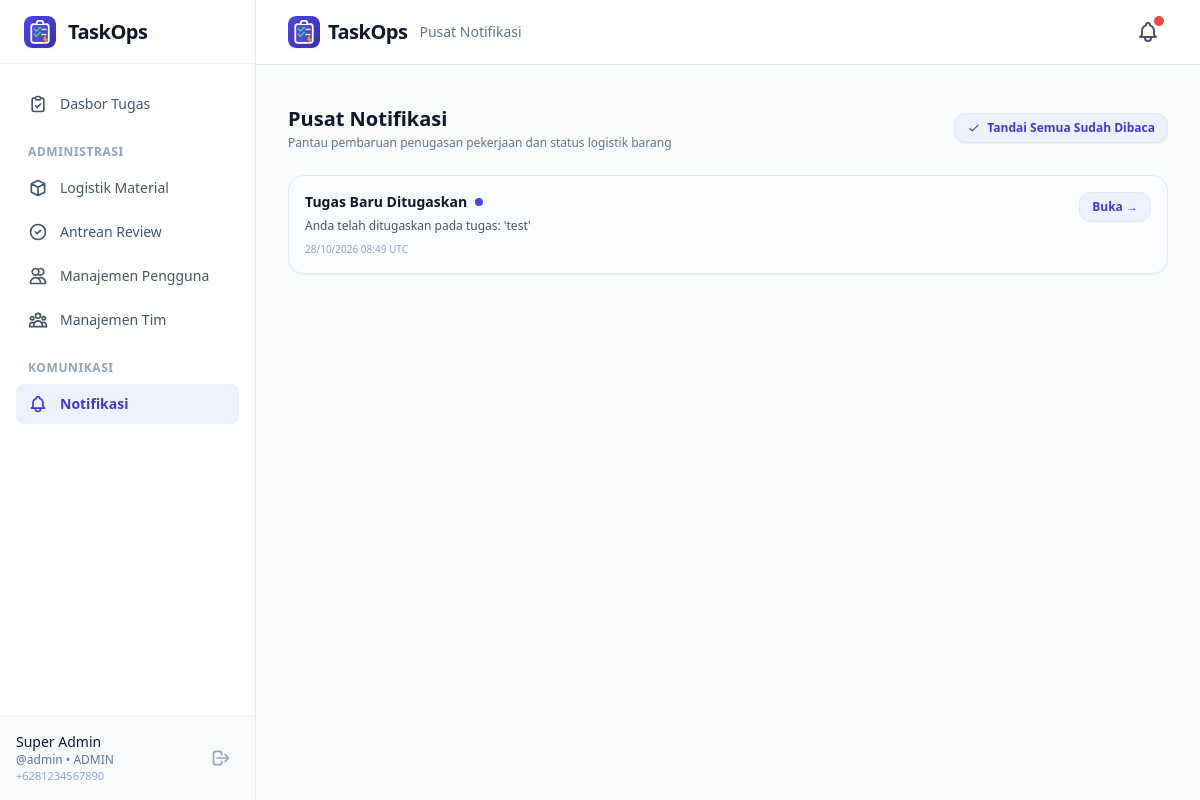
Screenshot of /notifications/ (signed in) with the database file from the repository.
### app/models/user.py (models this page shows, shortened)
class User(UserMixin, db.Model):
    __tablename__ = 'users'
    id = db.Column(db.Integer, primary_key=True)
    username = db.Column(db.String(80), unique=True, nullable=False, index=True)
    name = db.Column(db.String(120), nullable=False)
    email = db.Column(db.String(120), unique=True, nullable=True, index=True)
    phone_number = db.Column(db.String(30), unique=True, nullable=True, index=True)
    password_hash = db.Column(db.String(255), nullable=False)
    role = db.Column(db.Enum(RoleEnum), default=RoleEnum.STAFF, nullable=False)
    is_active = db.Column(db.Boolean, default=True, nullable=False)
    teams = db.relationship('Team', secondary=user_teams, back_populates='members')
    created_tasks = db.relationship('Task', foreign_keys='Task.created_by_id', backref='creator', lazy='dynamic')
    assigned_tasks = db.relationship('Task', foreign_keys='Task.assigned_user_id', backref='assigned_user', lazy='dynamic')
    item_requests = db.relationship('ItemRequest', foreign_keys='ItemRequest.requested_by_id', backref='requester', lazy='dynamic')
    notifications = db.relationship('Notification', backref='user', lazy='dynamic', cascade='all, delete-orphan')
    push_subscriptions = db.relationship('PushSubscription', backref='user', lazy='dynamic', cascade='all, delete-orphan')
    @property
    def is_admin(self):
        return self.role == RoleEnum.ADMIN

### app/models/notification.py (models this page shows)
class Notification(db.Model):
    __tablename__ = 'notifications'
    id = db.Column(db.Integer, primary_key=True)
    user_id = db.Column(db.Integer, db.ForeignKey('users.id'), nullable=False)
    title = db.Column(db.String(200), nullable=False)
    message = db.Column(db.Text, nullable=False)
    target_url = db.Column(db.String(255), nullable=True)
    is_read = db.Column(db.Boolean, default=False, nullable=False)
    created_at = db.Column(db.DateTime, default=lambda: datetime.now(timezone.utc), nullable=False)

### app/blueprints/notifications/routes.py (the view)
@notifications_bp.route('/', methods=['GET'])
@login_required
def index():
    page = request.args.get('page', 1, type=int)
    per_page = 15
    pagination = Notification.query.filter_by(user_id=current_user.id)\
        .order_by(Notification.created_at.desc(), Notification.id.desc())\
        .paginate(page=page, per_page=per_page, error_out=False)
    unread_count = Notification.query.filter_by(user_id=current_user.id, is_read=False).count()
    return render_template(
        'notifications/index.html',
        notifications=pagination.items,
        pagination=pagination,
        unread_count=unread_count
    )

### app/templates/notifications/index.html (shortened to what this page needs)
{% extends "base.html" %}
{% block header_title %}Pusat Notifikasi{% endblock %}
{% block content %}
<div class="max-w-4xl mx-auto space-y-4">
  <div class="flex flex-col sm:flex-row sm:items-center sm:justify-between gap-3 pb-2">
    <div>
      <h1 class="text-xl font-bold text-slate-900">Pusat Notifikasi</h1>
      <p class="text-xs text-slate-500 mt-0.5">Pantau pembaruan penugasan pekerjaan dan status logistik barang</p>
    </div>
    {% if unread_count > 0 %}
    <form action="{{ url_for('notifications.mark_all_read') }}"
          hx-post="{{ url_for('notifications.mark_all_read') }}"
          hx-target="#main-content" hx-select="#main-content" hx-swap="innerHTML" method="POST">
      <button type="submit" class="inline-flex items-center px-3 py-1.5 text-xs font-semibold text-brand-700 bg-brand-50 hover:bg-brand-100 rounded-xl transition-colors border border-brand-200 shadow-sm">
        <svg class="w-3.5 h-3.5 mr-1.5" fill="none" stroke="currentColor" viewBox="0 0 24 24">
          <path stroke-linecap="round" stroke-linejoin="round" stroke-width="2" d="M5 13l4 4L19 7"></path>
        </svg>
        Tandai Semua Sudah Dibaca
      </button>
    </form>
    {% endif %}
  </div>
  <div class="bg-white rounded-2xl border border-slate-200 shadow-sm overflow-hidden">
    {% if notifications %}
    <div class="divide-y divide-slate-100">
      {% for n in notifications %}
      <div class="p-4 flex items-start justify-between gap-4 {% if not n.is_read %}bg-brand-50/30{% endif %} hover:bg-slate-50/70 transition-colors">
        <div class="space-y-1">
          <div class="flex items-center gap-2">
            <span class="text-sm font-semibold {% if not n.is_read %}text-slate-900 font-bold{% else %}text-slate-700{% endif %}">
              {{ n.title }}
            </span>
            {% if not n.is_read %}
            <span class="w-2 h-2 rounded-full bg-brand-600 shrink-0" title="Belum dibaca"></span>
            {% endif %}
          </div>
          <p class="text-xs text-slate-600 leading-relaxed">{{ n.message }}</p>
          <span class="text-[10px] text-slate-400 block pt-0.5">{{ n.created_at.strftime('%d/%m/%Y %H:%M') }} UTC</span>
        </div>
        {% if n.target_url %}
        <form action="{{ url_for('notifications.mark_read', notification_id=n.id) }}"
              hx-post="{{ url_for('notifications.mark_read', notification_id=n.id) }}"
              hx-target="#main-content" hx-select="#main-content" hx-swap="innerHTML" hx-push-url="true" method="POST">
          <button type="submit"
            class="inline-flex items-center px-3 py-1.5 text-xs font-semibold text-brand-700 bg-brand-50 hover:bg-brand-100 border border-brand-200 rounded-xl transition-colors shrink-0">
            Buka &rarr;
          </button>
        </form>
        {% endif %}
      </div>
      {% endfor %}
    </div>
    {% endif %}
  </div>
</div>
{% endblock %}

### app/templates/base.html (shortened to what this page needs)
<!DOCTYPE html>
<html lang="id" class="h-full bg-slate-50">
<head>
  <script src="https://cdn.tailwindcss.com"></script>
</head>
<body class="h-full flex flex-col font-sans antialiased text-slate-800">
  {% if current_user.is_authenticated %}
  <aside class="hidden md:fixed md:inset-y-0 md:flex md:w-64 md:flex-col bg-white border-r border-slate-200 z-30">
    <div class="flex items-center h-16 px-6 border-b border-slate-100 gap-3">
      <a href="{{ url_for('tasks.index') }}" hx-get="{{ url_for('tasks.index') }}" hx-target="#main-content" hx-select="#main-content" hx-swap="innerHTML show:top" hx-push-url="true" class="flex items-center gap-3">
        <img src="{{ url_for('static', filename='icons/icon.svg') }}" alt="TaskOps Logo" class="w-8 h-8 rounded-lg shadow-sm">
        <span class="text-xl font-bold tracking-tight text-slate-900">TaskOps</span>
      </a>
    </div>
    <div class="flex-1 flex flex-col overflow-y-auto px-4 py-5 space-y-1">
      <a href="{{ url_for('tasks.index') }}" hx-get="{{ url_for('tasks.index') }}" hx-target="#main-content" hx-select="#main-content" hx-swap="innerHTML show:top" hx-push-url="true" data-nav-link
        class="desktop-nav-link flex items-center px-3 py-2.5 text-sm font-medium rounded-lg transition-colors {% if request.blueprint == 'tasks' %}bg-brand-50 text-brand-700 font-semibold{% else %}text-slate-600 hover:bg-slate-50 hover:text-slate-900{% endif %}">
        <svg class="w-5 h-5 mr-3" fill="none" stroke="currentColor" viewBox="0 0 24 24">
          <path stroke-linecap="round" stroke-linejoin="round" stroke-width="2" d="M9 5H7a2 2 0 00-2 2v12a2 2 0 002 2h10a2 2 0 002-2V7a2 2 0 00-2-2h-2M9 5a2 2 0 002 2h2a2 2 0 002-2M9 5a2 2 0 012-2h2a2 2 0 012 2m-6 9l2 2 4-4"></path>
        </svg>
        Dasbor Tugas
      </a>
      {% if current_user.is_admin %}
      <div class="pt-4 pb-1">
        <p class="px-3 text-xs font-semibold uppercase tracking-wider text-slate-400">Administrasi</p>
      </div>
      <a href="{{ url_for('admin.logistics') }}" hx-get="{{ url_for('admin.logistics') }}" hx-target="#main-content" hx-select="#main-content" hx-swap="innerHTML show:top" hx-push-url="true" data-nav-link
        class="desktop-nav-link flex items-center px-3 py-2.5 text-sm font-medium rounded-lg transition-colors {% if '/admin/logistics' in request.path %}bg-brand-50 text-brand-700 font-semibold{% else %}text-slate-600 hover:bg-slate-50 hover:text-slate-900{% endif %}">
        <svg class="w-5 h-5 mr-3" fill="none" stroke="currentColor" viewBox="0 0 24 24">
          <path stroke-linecap="round" stroke-linejoin="round" stroke-width="2" d="M20 7l-8-4-8 4m16 0l-8 4m8-4v10l-8 4m0-10L4 7m8 4v10M4 7v10l8 4"></path>
        </svg>
        Logistik Material
      </a>
      <a href="{{ url_for('admin.review_queue') }}" hx-get="{{ url_for('admin.review_queue') }}" hx-target="#main-content" hx-select="#main-content" hx-swap="innerHTML show:top" hx-push-url="true" data-nav-link
        class="desktop-nav-link flex items-center px-3 py-2.5 text-sm font-medium rounded-lg transition-colors {% if '/admin/review-queue' in request.path %}bg-brand-50 text-brand-700 font-semibold{% else %}text-slate-600 hover:bg-slate-50 hover:text-slate-900{% endif %}">
        <svg class="w-5 h-5 mr-3" fill="none" stroke="currentColor" viewBox="0 0 24 24">
          <path stroke-linecap="round" stroke-linejoin="round" stroke-width="2" d="M9 12l2 2 4-4m6 2a9 9 0 11-18 0 9 9 0 0118 0z"></path>
        </svg>
        Antrean Review
      </a>
      <a href="{{ url_for('admin.users_list') }}" hx-get="{{ url_for('admin.users_list') }}" hx-target="#main-content" hx-select="#main-content" hx-swap="innerHTML show:top" hx-push-url="true" data-nav-link
        class="desktop-nav-link flex items-center px-3 py-2.5 text-sm font-medium rounded-lg transition-colors {% if '/admin/users' in request.path %}bg-brand-50 text-brand-700 font-semibold{% else %}text-slate-600 hover:bg-slate-50 hover:text-slate-900{% endif %}">
        <svg class="w-5 h-5 mr-3" fill="none" stroke="currentColor" viewBox="0 0 24 24">
          <path stroke-linecap="round" stroke-linejoin="round" stroke-width="2" d="M12 4.354a4 4 0 110 5.292M15 21H3v-1a6 6 0 0112 0v1zm0 0h6v-1a6 6 0 00-9-5.197M13 7a4 4 0 11-8 0 4 4 0 018 0z"></path>
        </svg>
        Manajemen Pengguna
      </a>
      <a href="{{ url_for('admin.teams_list') }}" hx-get="{{ url_for('admin.teams_list') }}" hx-target="#main-content" hx-select="#main-content" hx-swap="innerHTML show:top" hx-push-url="true" data-nav-link
        class="desktop-nav-link flex items-center px-3 py-2.5 text-sm font-medium rounded-lg transition-colors {% if '/admin/teams' in request.path %}bg-brand-50 text-brand-700 font-semibold{% else %}text-slate-600 hover:bg-slate-50 hover:text-slate-900{% endif %}">
        Manajemen Tim
      </a>
      {% endif %}
      <div class="pt-4 pb-1">
        <p class="px-3 text-xs font-semibold uppercase tracking-wider text-slate-400">Komunikasi</p>
      </div>
      <a href="{{ url_for('notifications.index') }}" hx-get="{{ url_for('notifications.index') }}" hx-target="#main-content" hx-select="#main-content" hx-swap="innerHTML show:top" hx-push-url="true" data-nav-link
        class="desktop-nav-link flex items-center px-3 py-2.5 text-sm font-medium rounded-lg transition-colors {% if request.blueprint == 'notifications' %}bg-brand-50 text-brand-700 font-semibold{% else %}text-slate-600 hover:bg-slate-50 hover:text-slate-900{% endif %}">
        Notifikasi
      </a>
    </div>
    <div class="p-4 border-t border-slate-100 bg-slate-50">
      <div class="flex items-center justify-between">
        <a href="{{ url_for('auth.profile') }}" hx-get="{{ url_for('auth.profile') }}" hx-target="#main-content" hx-select="#main-content" hx-swap="innerHTML show:top" hx-push-url="true" class="truncate flex-1 hover:opacity-80 transition-opacity" title="Buka Profil Saya">
          <p class="text-sm font-medium text-slate-900 truncate">{{ current_user.name }}</p>
          <p class="text-xs text-slate-500 truncate">@{{ current_user.username }} &bull; {{ current_user.role.value }}</p>
          {% if current_user.phone_number %}
          <p class="text-[11px] text-slate-400 truncate">{{ current_user.phone_number }}</p>
          {% endif %}
        </a>
        <form action="{{ url_for('auth.logout') }}" method="POST">
          <button type="submit" title="Keluar" class="p-2 text-slate-400 hover:text-red-600 rounded-lg transition-colors">
            <svg class="w-5 h-5" fill="none" stroke="currentColor" viewBox="0 0 24 24">
              <path stroke-linecap="round" stroke-linejoin="round" stroke-width="2" d="M17 16l4-4m0 0l-4-4m4 4H7m6 4v1a3 3 0 01-3 3H6a3 3 0 01-3-3V7a3 3 0 013-3h4a3 3 0 013 3v1"></path>
            </svg>
          </button>
        </form>
      </div>
    </div>
  </aside>
  {% endif %}
  <div class="flex-1 flex flex-col {% if current_user.is_authenticated %}md:pl-64{% endif %} min-h-screen">
    <header class="sticky top-0 z-20 bg-white/95 backdrop-blur border-b border-slate-200">
      <div class="max-w-7xl mx-auto px-4 sm:px-6 lg:px-8 h-16 flex items-center justify-between">
        <div class="flex items-center gap-2 sm:gap-3">
          {% if not current_user.is_authenticated %}
          <a href="{{ url_for('tasks.index') }}" class="flex items-center gap-2">
            <img src="{{ url_for('static', filename='icons/icon.svg') }}" alt="TaskOps Logo" class="w-8 h-8 rounded-lg shadow-sm">
            <span class="text-xl font-bold tracking-tight text-slate-900">TaskOps</span>
          </a>
          {% else %}
          <a href="{{ url_for('tasks.index') }}" hx-get="{{ url_for('tasks.index') }}" hx-target="#main-content" hx-select="#main-content" hx-swap="innerHTML show:top" hx-push-url="true" class="flex items-center gap-2">
            <img src="{{ url_for('static', filename='icons/icon.svg') }}" alt="TaskOps Logo" class="w-7 h-7 sm:w-8 sm:h-8 rounded-lg shadow-sm">
            <span class="text-lg sm:text-xl font-bold tracking-tight text-slate-900">TaskOps</span>
          </a>
          {% endif %}
          <span id="header-title" class="hidden md:inline-block text-sm font-medium text-slate-500">{% block header_title %}{% endblock %}</span>
        </div>
        <div class="flex items-center space-x-2">
          {% if current_user.is_authenticated %}
          <a href="{{ url_for('notifications.index') }}" hx-get="{{ url_for('notifications.index') }}" hx-target="#main-content" hx-select="#main-content" hx-swap="innerHTML show:top" hx-push-url="true"
             class="relative p-2 text-slate-600 hover:text-slate-900 rounded-lg hover:bg-slate-50 transition-colors" title="Notifikasi">
            <span id="notification-badge" class="hidden absolute top-1 right-1 w-2.5 h-2.5 bg-red-500 rounded-full ring-2 ring-white"></span>
          </a>
          {% endif %}
        </div>
      </div>
    </header>
    <main id="main-content" class="flex-1 max-w-7xl w-full mx-auto px-4 sm:px-6 lg:px-8 py-6 {% if current_user.is_authenticated %}pb-24 md:pb-8{% endif %}">
      {% block content %}{% endblock %}
    </main>
  </div>
</body>
</html>

### rows the page displays
User: name "Super Admin", username "admin", role.value "ADMIN", phone_number "+6281234567890"
Notification: title "Tugas Baru Ditugaskan", is_read False (drawn), message "Anda telah ditugaskan pada tugas: 'test'", created_at "28/10/2026 08:49"
